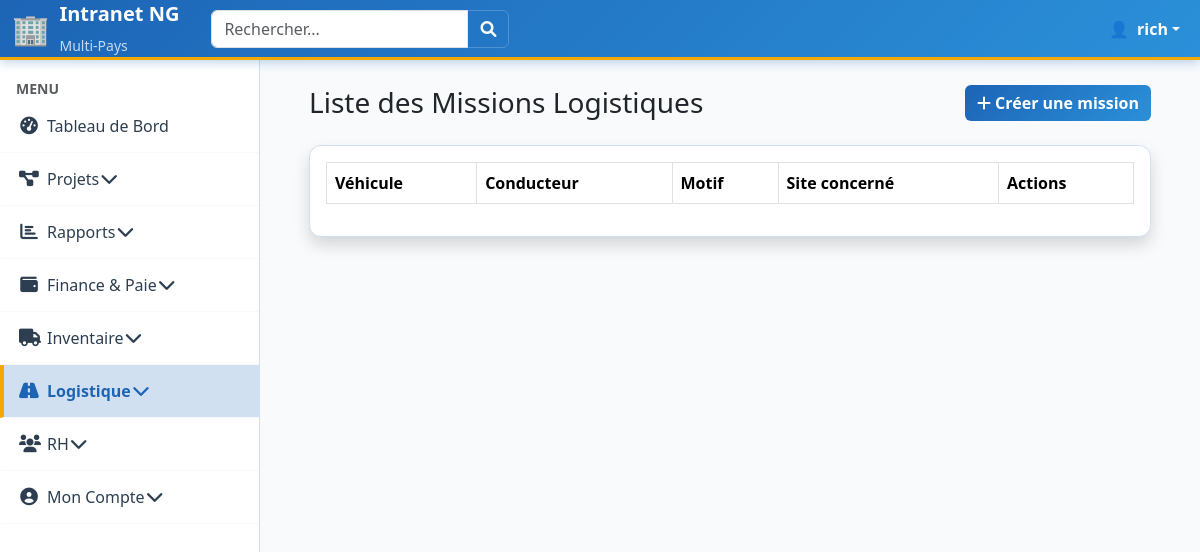
Page /logistique/missions/ (signed in) on the earlier database version.
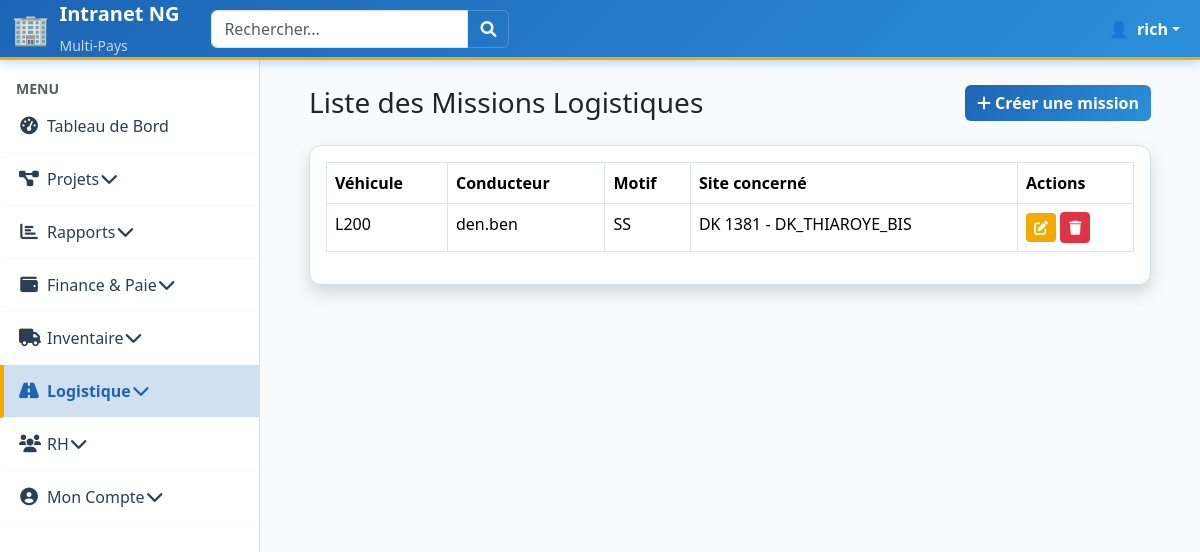
Same page on the later database version.
### logistique/models.py (models this page shows, shortened)
class MissionLogistique(models.Model):
    vehicule = models.ForeignKey(Vehicule, on_delete=models.CASCADE, related_name="missions", verbose_name=_("Véhicule"))
    conducteur = models.ForeignKey(settings.AUTH_USER_MODEL, on_delete=models.CASCADE, related_name="missions_conduites", verbose_name=_("Conducteur"))
    motif = models.CharField(max_length=255, verbose_name=_("Motif"))
    site_concerne = models.ForeignKey(Site, on_delete=models.CASCADE, related_name="missions_logistiques", verbose_name=_("Site concerné"))
    class Meta:
        verbose_name = _("Mission Logistique")
        verbose_name_plural = _("Missions Logistiques")

class Vehicule(models.Model):
    TYPE_CHOICES = (
        ("PROPRIETAIRE", _("Propriétaire")),
        ("LOUE", _("Loué")),
    )
    STATUT_CHOICES = (
        ("OPERATIONNEL", _("Opérationnel")),
        ("EN_REPARATION", _("En réparation")),
        ("HORS_SERVICE", _("Hors service")),
    )
    nom_vehicule = models.CharField(max_length=200, verbose_name=_("Nom du véhicule"))
    type = models.CharField(max_length=20, choices=TYPE_CHOICES, verbose_name=_("Type"))
    statut = models.CharField(max_length=20, choices=STATUT_CHOICES, default="OPERATIONNEL", verbose_name=_("Statut"))
    class Meta:
        verbose_name = _("Véhicule")
        verbose_name_plural = _("Véhicules")
    def __str__(self):
        return self.nom_vehicule

### users/models.py (models this page shows, shortened)
class CustomUser(AbstractUser):
    phone_number = models.CharField(
        max_length=20, blank=True, null=True, verbose_name="Numéro de téléphone"
    )
    salaire_mensuel_base = models.DecimalField(
        max_digits=10, decimal_places=2, default=Decimal("0.00"), verbose_name=_("Salaire Mensuel de Base")
    )
    statut_actuel = models.CharField(
        max_length=20,
        choices=EMPLOYEE_STATUS_CHOICES,
        default="ACTIF",
        verbose_name=_("Statut actuel"),
    )
    class Meta:
        verbose_name = "Employé"
        verbose_name_plural = "Employés"
    def is_team_lead_user(self):
        return self.groups.filter(name__iexact="Team_Lead").exists()
    def is_coordinator_user(self):
        user_roles = {r.lower() for r in self.get_active_role_names()}
        return (
            "coordinateur de projet" in user_roles or "coordinateur_de_projet" in user_roles
        )
    def is_field_team_user(self):
        user_roles = {r.lower() for r in self.get_active_role_names()}
        return "field team" in user_roles or "field_team" in user_roles
    @property
    def is_cm(self):
        user_roles = {r.lower() for r in self.get_active_role_names()}
        return "country manager" in user_roles or "country_manager" in user_roles
    @property
    def is_coordinator(self):
        return self.is_coordinator_user()
    @property
    def is_field_team(self):
        return self.is_field_team_user()
    @property
    def is_team_lead(self):
        return self.is_team_lead_user()
    @property
    def active_country_ids(self):
        if not self.is_authenticated:
            return []
        return list(
            self.assignments.filter(is_active=True, country__is_active=True)
            .values_list("country_id", flat=True)
            .distinct()
        )
    def get_active_role_names(self):
        if not self.is_authenticated:
            return set()
        return set(
            self.assignments.filter(
                is_active=True, country__is_active=True
            ).values_list("role__name", flat=True)
        )

### projects/models.py (models this page shows, shortened)
class Site(models.Model):
    project = models.ForeignKey(
        Project,
        on_delete=models.CASCADE,
        related_name="sites",
        verbose_name=_("Projet Parent"),
    )
    site_id_client = models.CharField(
        max_length=50, unique=True, verbose_name=_("ID du Site Client")
    )  # ID du Site*
    name = models.CharField(
        max_length=200, verbose_name=_("Nom du Site")
    )  # Nom du Site*
    location = models.CharField(
        max_length=255, blank=True, verbose_name=_("Localisation")
    )
    site_area = models.CharField(
        max_length=100, blank=True, verbose_name=_("Site Area")
    )  # Site Area
    departement = models.ForeignKey(
        Departement,
        on_delete=models.PROTECT,
        null=True,
        blank=True,
        verbose_name=_("Département"),
    )
    is_transmission_a_site = models.BooleanField(
        default=False, verbose_name=_("Site A de Transmission")
    )
    is_transmission_b_site = models.BooleanField(
        default=False, verbose_name=_("Site B de Transmission")
    )
    team_lead = models.ForeignKey(
        settings.AUTH_USER_MODEL,
        on_delete=models.SET_NULL,
        null=True,
        blank=True,
        related_name="led_sites",
        verbose_name=_("Team Lead Assigné"),
    )
    start_date = models.DateField(
        verbose_name=_("Date de Démarrage"),
        default=date.today
    )
    end_date = models.DateField(
        verbose_name=_("Date de Fin"),
        null=True,
        blank=True
    )
    phase = models.ForeignKey(
        SitePhase,  # ✅ OK
        on_delete=models.PROTECT,
        null=True,
        blank=True,
        verbose_name=_("Phase"),
    )  # Phase
    batch = models.ForeignKey(
        Batch,  # ✅ OK
        on_delete=models.PROTECT,
        null=True,
        blank=True,
        verbose_name=_("Batch")
    )  # Batch
    project_scope = models.TextField(
        blank=True, verbose_name=_("Portée du Projet")
    )  # Portée du projet
    antenna_type = models.ForeignKey(
        AntennaType,  # ✅ OK
        on_delete=models.PROTECT,
        null=True,
        blank=True,
        verbose_name=_("Type d'Antenne"),
    )  # Type d'antenne
    enclosure_type = models.ForeignKey(
        EnclosureType,  # ✅ OK
        on_delete=models.PROTECT,
        null=True,
        blank=True,
        verbose_name=_("Type d'Enclosure"),
    )  # Type d'ENCLOSURE
    bb_ml = models.ForeignKey(
        BBMLType,  # ✅ OK
        on_delete=models.PROTECT,
        null=True,
        blank=True,
        verbose_name=_("BB / ML"),
    )  # BB / ML
    comment = models.TextField(
        blank=True, verbose_name=_("Commentaire du Site")
    )  # COMMENT
    prix_facturation = models.DecimalField(
        max_digits=12,
        decimal_places=2,
        default=Decimal("0.00"),
        verbose_name=_("Prix de Facturation")
    )
    po_recu = models.BooleanField(default=False, verbose_name=_("PO Reçu"))
    status = models.CharField(
        max_length=20, default="TO_DO", verbose_name=_("Statut Général du Site")
    )
    progress_percentage = models.DecimalField(
        max_digits=5,
        decimal_places=2,
        default=Decimal("0.00"),
        verbose_name=_("Progression (%)"),
    )
    site_type = models.ForeignKey(
        SiteType,  # ✅ OK
        on_delete=models.SET_NULL,
        null=True,
        blank=True,
        related_name="sites",
        verbose_name=_("Type de Site"),
    )
    installation_type = models.ForeignKey(
        InstallationType,  # ✅ OK
        on_delete=models.SET_NULL,
        null=True,
        blank=True,
        related_name="sites",
        verbose_name=_("Type d'Installation"),
    )
    created_by = models.ForeignKey(
        settings.AUTH_USER_MODEL,
        on_delete=models.SET_NULL,
        null=True,
        related_name="sites_created",
        verbose_name=_("Créé par (Traçabilité)"),
    )
    last_inspection_result = models.CharField(
        max_length=5,
        blank=True,
        null=True,
        choices=INSPECTION_RESULT_CHOICES,
        verbose_name=_("Résultat Dernière Inspection"),
    )
    class Meta:
        verbose_name = _("Site")
        verbose_name_plural = _("Sites")
        ordering = ["project", "site_id_client"]
    def __str__(self):
        return f"{self.site_id_client} - {self.name}"

### logistique/views.py (the view)
# urls.py: path('missions/', views.MissionLogistiqueListView.as_view(), name='missionlogistique_list'),
class MissionLogistiqueListView(LoginRequiredMixin, ListView):
    model = MissionLogistique
    template_name = 'logistique/missionlogistique_list.html'
    context_object_name = 'missions'

### core/context_processors.py (called while the page is built)
def user_countries_processor(request):
    user = request.user
    countries = []
    active_country_ids = []
    if user.is_authenticated:
        active_country_ids = user.active_country_ids
        countries = Country.objects.filter(id__in=active_country_ids)
    return {
        "user_countries": countries,
        "active_country_ids": active_country_ids,  # Cette variable est maintenant toujours définie
    }

### logistique/templates/logistique/missionlogistique_list.html (shortened to what this page needs)
{% extends 'core/base.html' %}
{% block content %}
<div class="container-fluid">
    <div class="d-flex justify-content-between align-items-center mb-4">
        <h1 class="h3 mb-0 text-gray-800">Liste des Missions Logistiques</h1>
        <a href="{% url 'logistique:missionlogistique_create' %}" class="btn btn-primary">
            <i class="fas fa-plus"></i> Créer une mission
        </a>
    </div>
    <div class="card shadow mb-4">
        <div class="card-body">
            <div class="table-responsive">
                <table class="table table-bordered" id="dataTable" width="100%" cellspacing="0">
                    <thead>
                        <tr>
                            <th>Véhicule</th>
                            <th>Conducteur</th>
                            <th>Motif</th>
                            <th>Site concerné</th>
                            <th>Actions</th>
                        </tr>
                    </thead>
                    <tbody>
                        {% for mission in missions %}
                        <tr>
                            <td>{{ mission.vehicule }}</td>
                            <td>{{ mission.conducteur }}</td>
                            <td>{{ mission.motif }}</td>
                            <td>{{ mission.site_concerne }}</td>
                            <td>
                                <a href="{% url 'logistique:missionlogistique_update' mission.pk %}" class="btn btn-warning btn-sm">
                                    <i class="fas fa-edit"></i>
                                </a>
                                <a href="{% url 'logistique:missionlogistique_delete' mission.pk %}" class="btn btn-danger btn-sm">
                                    <i class="fas fa-trash"></i>
                                </a>
                            </td>
                        </tr>
                        {% endfor %}
                    </tbody>
                </table>
            </div>
        </div>
    </div>
</div>
{% endblock %}

Differences in the rows shown:
added MissionLogistique: vehicule "L200", conducteur "den.ben", motif "SS", site_concerne "DK 1381 - DK_THIAROYE_BIS"
